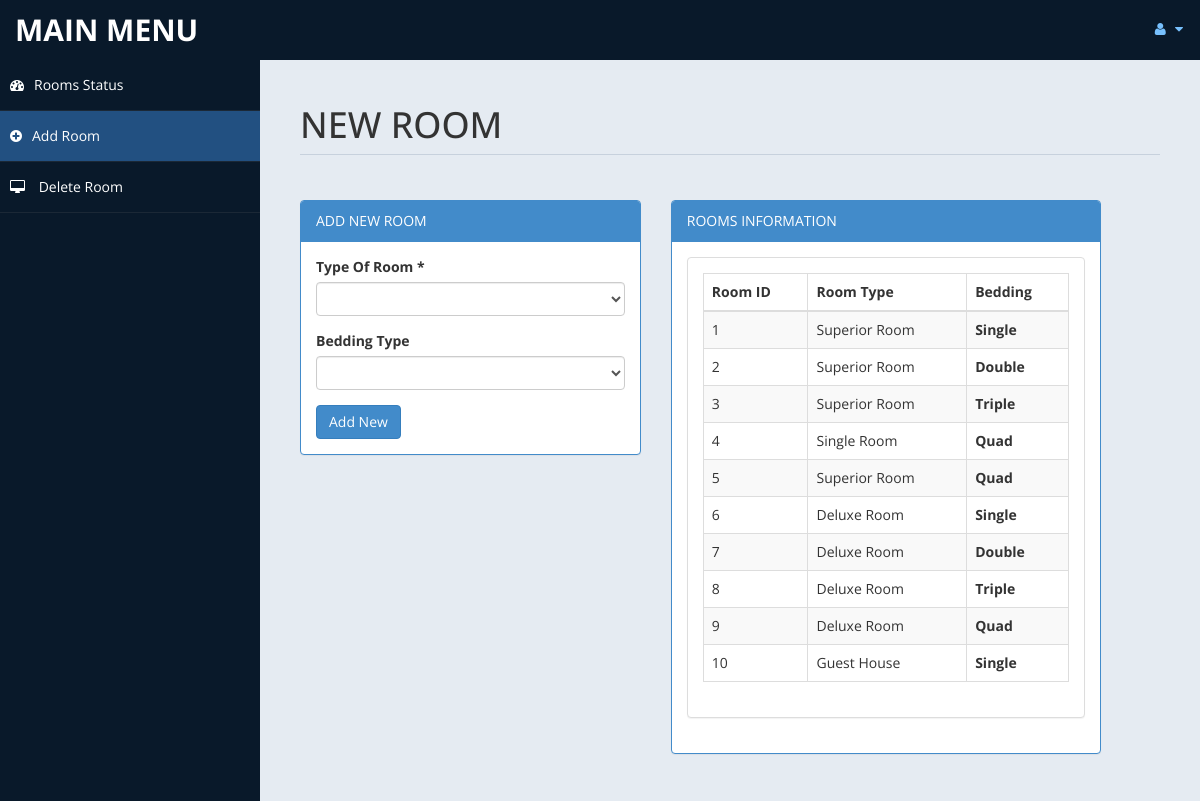
The app's page /admin/room.php (signed in) with its own data.
### tables this page shows
CREATE TABLE IF NOT EXISTS `room` (
  `id` int(10) UNSIGNED NOT NULL AUTO_INCREMENT,
  `type` varchar(15) DEFAULT NULL,
  `bedding` varchar(10) DEFAULT NULL,
  `place` varchar(10) DEFAULT NULL,
  `cusid` int(11) DEFAULT NULL,
  PRIMARY KEY (`id`)
);

### admin/room.php (the view, shortened to what this page needs)
<!DOCTYPE html>
<html xmlns="http://www.w3.org/1999/xhtml">
<head>
    <link href="assets/css/bootstrap.css" rel="stylesheet" />
    <link href="assets/css/font-awesome.css" rel="stylesheet" />
    <link href="assets/css/custom-styles.css" rel="stylesheet" />
</head>
<body>
    <div id="wrapper">
        <nav class="navbar navbar-default top-navbar" role="navigation">
            <div class="navbar-header">
                <a class="navbar-brand" href="home.php">MAIN MENU </a>
            </div>
            <ul class="nav navbar-top-links navbar-right">
                <li class="dropdown">
                    <a class="dropdown-toggle" data-toggle="dropdown" href="#" aria-expanded="false">
                        <i class="fa fa-user fa-fw"></i> <i class="fa fa-caret-down"></i>
                    </a>
                </li>
            </ul>
        </nav>
        <nav class="navbar-default navbar-side" role="navigation">
            <div class="sidebar-collapse">
                <ul class="nav" id="main-menu">
                    <li>
                        <a  href="settings.php"><i class="fa fa-dashboard"></i>Rooms Status</a>
                    </li>
					<li>
                        <a  class="active-menu" href="room.php"><i class="fa fa-plus-circle"></i>Add Room</a>
                    </li>
                    <li>
                        <a  href="roomdel.php"><i class="fa fa-desktop"></i> Delete Room</a>
                    </li>
            </div>
        </nav>
        <div id="page-wrapper" >
            <div id="page-inner">
			 <div class="row">
                    <div class="col-md-12">
                        <h1 class="page-header">
                           NEW ROOM <small></small>
                        </h1>
                    </div>
                </div>
            <div class="row">
                <div class="col-md-5 col-sm-5">
                    <div class="panel panel-primary">
                        <div class="panel-heading">
                            ADD NEW ROOM
                        </div>
                        <div class="panel-body">
						<form name="form" method="post">
                            <div class="form-group">
                                            <label>Type Of Room *</label>
                                            <select name="troom"  class="form-control" required>
												<option value selected ></option>
                                                <option value="Superior Room">SUPERIOR ROOM</option>
                                            </select>
                              </div>
								<div class="form-group">
                                            <label>Bedding Type</label>
                                            <select name="bed" class="form-control" required>
												<option value selected ></option>
                                                <option value="Single">Single</option>
                                            </select>
                               </div>
							 <input type="submit" name="add" value="Add New" class="btn btn-primary">
							</form>
							<?php
							 include('db.php');
							?>
                        </div>
                    </div>
                </div>
            <div class="row">
                <div class="col-md-6 col-sm-6">
                    <div class="panel panel-primary">
                        <div class="panel-heading">
                            ROOMS INFORMATION
                        </div>
                        <div class="panel-body">
                    <div class="panel panel-default">
                        <?php
						$sql = "select * from room limit 0,10";
						$re = mysqli_query($con,$sql)
						?>
                        <div class="panel-body">
                            <div class="table-responsive">
                                <table class="table table-striped table-bordered table-hover" id="dataTables-example">
                                    <thead>
                                        <tr>
                                            <th>Room ID</th>
                                            <th>Room Type</th>
											<th>Bedding</th>
                                        </tr>
                                    </thead>
                                    <tbody>
									<?php
										while($row= mysqli_fetch_array($re))
										{
												$id = $row['id'];
											if($id % 2 == 0)
											{
												echo "<tr class=odd gradeX>
													<td>".$row['id']."</td>
													<td>".$row['type']."</td>
												   <th>".$row['bedding']."</th>
												</tr>";
											}
											else
											{
												echo"<tr class=even gradeC>
													<td>".$row['id']."</td>
													<td>".$row['type']."</td>
												   <th>".$row['bedding']."</th>
												</tr>";
											}
										}
									?>
                                    </tbody>
                                </table>
                            </div>
                        </div>
                    </div>
                       </div>
                    </div>
                </div>
            </div>
					</div>
            </div>
        </div>
</body>
</html>

### admin/assets/css/custom-styles.css (style rules this page uses)
body { font-family: 'Open Sans', sans-serif; }
#wrapper { width: 100%; background:#09192A; }
#page-wrapper { padding: 15px 15px; min-height: 600px; background:#E5EBF2; }
#page-inner { width:100%; margin:10px 20px 10px 0px; background-color:transparent; padding:10px; min-height:1200px; }
h1, .h1, h2, .h2, h3, .h3 { margin-top: 7px; margin-bottom: -5px; }
.page-header { padding-bottom: 9px; margin: 10px 0 45px; border-bottom: 1px solid #C7D1DD; }
.top-navbar { margin:0px; }
.top-navbar .navbar-brand { color: #fff; width: 260px; text-align: left; height: 60px; font-size: 30px; font-weight: 700; text-transform: uppercase; line-height: 30px; }
.top-navbar .nav > li { position: relative; display: inline-block; }
.top-navbar .nav > li > a { position: relative; display: block; padding: 19px 15px; color: #77C0FD; }
.active-menu { background-color:#225081!important; }
.sidebar-collapse , .sidebar-collapse .nav { background:none; }
.sidebar-collapse .nav { padding:0; }
.sidebar-collapse .nav > li > a { color:#fff; background:transparent; text-shadow:none; }
.sidebar-collapse > .nav > li > a { padding:15px 10px; }
.sidebar-collapse > .nav > li { border-bottom: 1px solid rgba(107, 108, 109, 0.19); }
.navbar-side { border:none; background-color: transparent; }
.top-navbar { background:#09192A; border-bottom:none; }
.top-navbar .nav > li > a > i { margin-right: 2px; }
.navbar-default { border:0px solid black; }
.navbar-header { background: #09192A; }
.nav > li > a > i { margin-right:10px; }
@media (min-width:768px) { #page-wrapper { margin: 0 0 0 260px; padding: 15px 30px; min-height: 1200px; } }
@media (min-width:768px) { .navbar-side { z-index: 1; position: absolute; width: 260px; } }
@media (min-width:768px) { .navbar { border-radius: 0px; } }

### records on screen
room: id "1", type "Superior Room", bedding "Single"
room: id "2", type "Superior Room", bedding "Double"
room: id "3", type "Superior Room", bedding "Triple"
room: id "4", type "Single Room", bedding "Quad"
room: id "5", type "Superior Room", bedding "Quad"
room: id "6", type "Deluxe Room", bedding "Single"
room: id "7", type "Deluxe Room", bedding "Double"
room: id "8", type "Deluxe Room", bedding "Triple"
room: id "9", type "Deluxe Room", bedding "Quad"
room: id "10", type "Guest House", bedding "Single"
